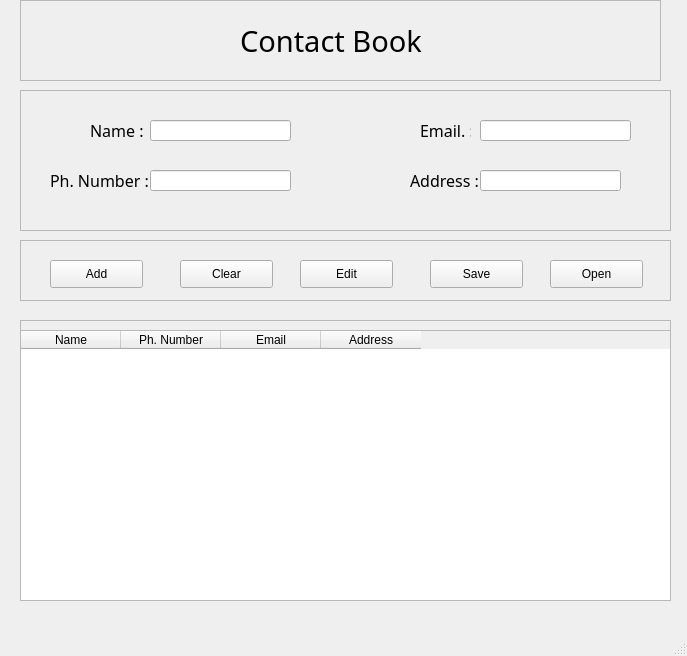
<?xml version="1.0" encoding="UTF-8"?>
<ui version="4.0">
 <class>MainWindow</class>
 <widget class="QMainWindow" name="MainWindow">
  <property name="geometry">
   <rect>
    <x>0</x>
    <y>0</y>
    <width>687</width>
    <height>656</height>
   </rect>
  </property>
  <property name="windowTitle">
   <string>MainWindow</string>
  </property>
  <widget class="QWidget" name="centralwidget">
   <widget class="QFrame" name="headder">
    <property name="geometry">
     <rect>
      <x>20</x>
      <y>0</y>
      <width>641</width>
      <height>81</height>
     </rect>
    </property>
    <property name="frameShape">
     <enum>QFrame::StyledPanel</enum>
    </property>
    <property name="frameShadow">
     <enum>QFrame::Raised</enum>
    </property>
    <widget class="QLabel" name="label">
     <property name="geometry">
      <rect>
       <x>220</x>
       <y>20</y>
       <width>201</width>
       <height>41</height>
      </rect>
     </property>
     <property name="font">
      <font>
       <family>Poor Richard</family>
       <pointsize>22</pointsize>
      </font>
     </property>
     <property name="text">
      <string>Contact Book</string>
     </property>
    </widget>
   </widget>
   <widget class="QFrame" name="frame_2">
    <property name="geometry">
     <rect>
      <x>20</x>
      <y>90</y>
      <width>651</width>
      <height>141</height>
     </rect>
    </property>
    <property name="frameShape">
     <enum>QFrame::StyledPanel</enum>
    </property>
    <property name="frameShadow">
     <enum>QFrame::Raised</enum>
    </property>
    <widget class="QLabel" name="label_2">
     <property name="geometry">
      <rect>
       <x>30</x>
       <y>80</y>
       <width>101</width>
       <height>21</height>
      </rect>
     </property>
     <property name="font">
      <font>
       <family>Poor Richard</family>
       <pointsize>12</pointsize>
      </font>
     </property>
     <property name="text">
      <string>Ph. Number :</string>
     </property>
    </widget>
    <widget class="QLabel" name="label_3">
     <property name="geometry">
      <rect>
       <x>70</x>
       <y>30</y>
       <width>81</width>
       <height>21</height>
      </rect>
     </property>
     <property name="font">
      <font>
       <family>Poor Richard</family>
       <pointsize>12</pointsize>
      </font>
     </property>
     <property name="text">
      <string>Name :</string>
     </property>
    </widget>
    <widget class="QLabel" name="label_4">
     <property name="geometry">
      <rect>
       <x>400</x>
       <y>30</y>
       <width>51</width>
       <height>21</height>
      </rect>
     </property>
     <property name="font">
      <font>
       <family>Poor Richard</family>
       <pointsize>12</pointsize>
      </font>
     </property>
     <property name="text">
      <string>Email. :</string>
     </property>
    </widget>
    <widget class="QLabel" name="label_6">
     <property name="geometry">
      <rect>
       <x>390</x>
       <y>80</y>
       <width>71</width>
       <height>20</height>
      </rect>
     </property>
     <property name="font">
      <font>
       <family>Poor Richard</family>
       <pointsize>12</pointsize>
      </font>
     </property>
     <property name="text">
      <string>Address :</string>
     </property>
    </widget>
    <widget class="QLineEdit" name="name_input">
     <property name="geometry">
      <rect>
       <x>130</x>
       <y>30</y>
       <width>141</width>
       <height>21</height>
      </rect>
     </property>
    </widget>
    <widget class="QLineEdit" name="ph_input">
     <property name="geometry">
      <rect>
       <x>130</x>
       <y>80</y>
       <width>141</width>
       <height>21</height>
      </rect>
     </property>
    </widget>
    <widget class="QLineEdit" name="email_input">
     <property name="geometry">
      <rect>
       <x>460</x>
       <y>30</y>
       <width>151</width>
       <height>21</height>
      </rect>
     </property>
    </widget>
    <widget class="QLineEdit" name="address_input">
     <property name="geometry">
      <rect>
       <x>460</x>
       <y>80</y>
       <width>141</width>
       <height>21</height>
      </rect>
     </property>
    </widget>
   </widget>
   <widget class="QFrame" name="frame_3">
    <property name="geometry">
     <rect>
      <x>20</x>
      <y>240</y>
      <width>651</width>
      <height>61</height>
     </rect>
    </property>
    <property name="frameShape">
     <enum>QFrame::StyledPanel</enum>
    </property>
    <property name="frameShadow">
     <enum>QFrame::Raised</enum>
    </property>
    <widget class="QPushButton" name="add">
     <property name="geometry">
      <rect>
       <x>30</x>
       <y>20</y>
       <width>93</width>
       <height>28</height>
      </rect>
     </property>
     <property name="text">
      <string>Add</string>
     </property>
    </widget>
    <widget class="QPushButton" name="clear">
     <property name="geometry">
      <rect>
       <x>160</x>
       <y>20</y>
       <width>93</width>
       <height>28</height>
      </rect>
     </property>
     <property name="text">
      <string>Clear</string>
     </property>
    </widget>
    <widget class="QPushButton" name="edit">
     <property name="geometry">
      <rect>
       <x>280</x>
       <y>20</y>
       <width>93</width>
       <height>28</height>
      </rect>
     </property>
     <property name="text">
      <string>Edit</string>
     </property>
    </widget>
    <widget class="QPushButton" name="save">
     <property name="geometry">
      <rect>
       <x>410</x>
       <y>20</y>
       <width>93</width>
       <height>28</height>
      </rect>
     </property>
     <property name="text">
      <string>Save</string>
     </property>
    </widget>
    <widget class="QPushButton" name="open">
     <property name="geometry">
      <rect>
       <x>530</x>
       <y>20</y>
       <width>93</width>
       <height>28</height>
      </rect>
     </property>
     <property name="text">
      <string>Open</string>
     </property>
    </widget>
   </widget>
   <widget class="QFrame" name="frame_4">
    <property name="geometry">
     <rect>
      <x>20</x>
      <y>320</y>
      <width>651</width>
      <height>281</height>
     </rect>
    </property>
    <property name="frameShape">
     <enum>QFrame::StyledPanel</enum>
    </property>
    <property name="frameShadow">
     <enum>QFrame::Raised</enum>
    </property>
    <widget class="QTableWidget" name="tableWidget">
     <property name="geometry">
      <rect>
       <x>0</x>
       <y>10</y>
       <width>651</width>
       <height>271</height>
      </rect>
     </property>
     <property name="sizeAdjustPolicy">
      <enum>QAbstractScrollArea::AdjustIgnored</enum>
     </property>
     <attribute name="verticalHeaderStretchLastSection">
      <bool>false</bool>
     </attribute>
     <column>
      <property name="text">
       <string>Name</string>
      </property>
     </column>
     <column>
      <property name="text">
       <string>Ph. Number</string>
      </property>
     </column>
     <column>
      <property name="text">
       <string>Email</string>
      </property>
     </column>
     <column>
      <property name="text">
       <string>Address</string>
      </property>
     </column>
    </widget>
   </widget>
  </widget>
  <widget class="QMenuBar" name="menubar">
   <property name="geometry">
    <rect>
     <x>0</x>
     <y>0</y>
     <width>687</width>
     <height>26</height>
    </rect>
   </property>
  </widget>
  <widget class="QStatusBar" name="statusbar"/>
 </widget>
 <resources/>
 <connections/>
</ui>
